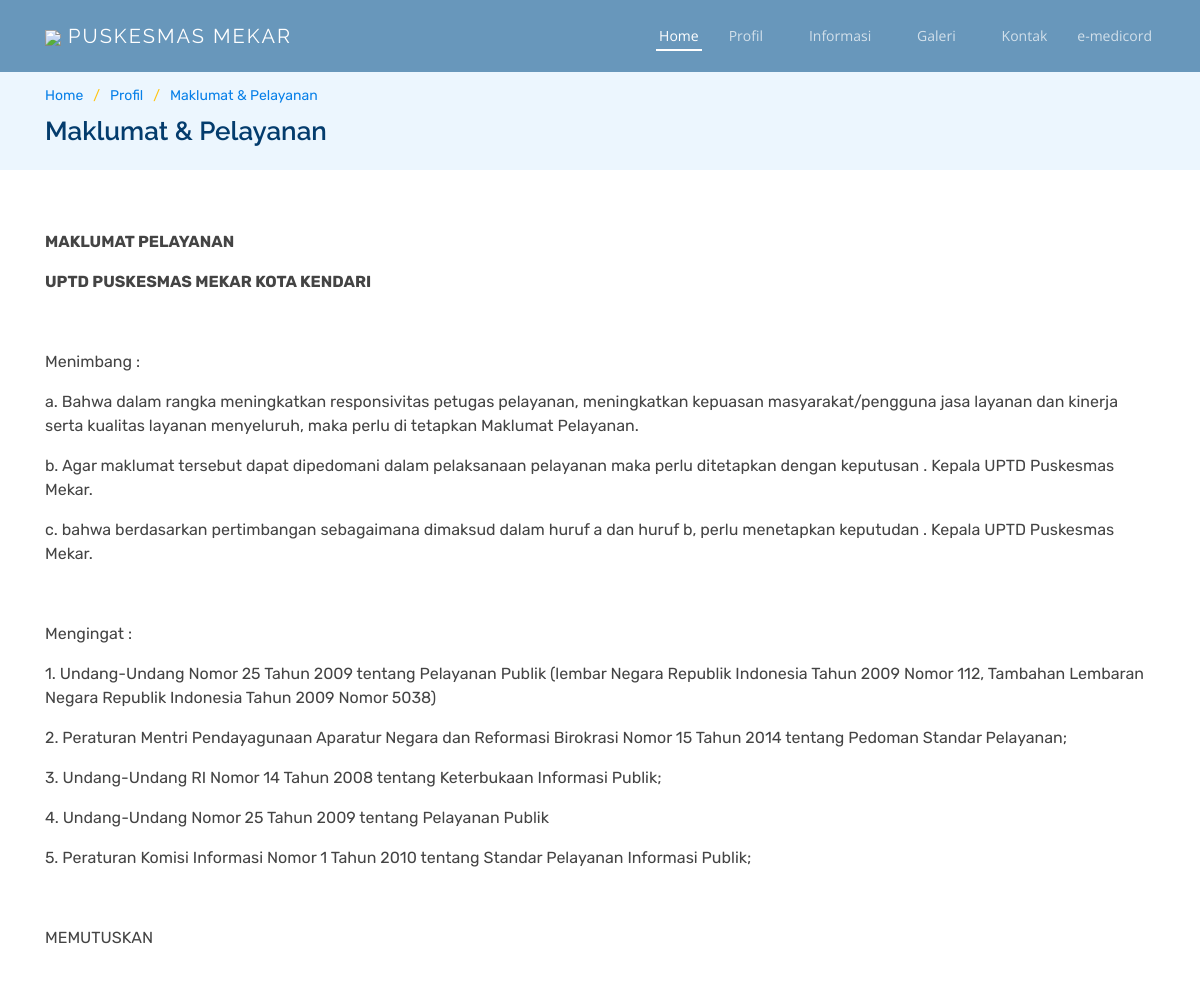
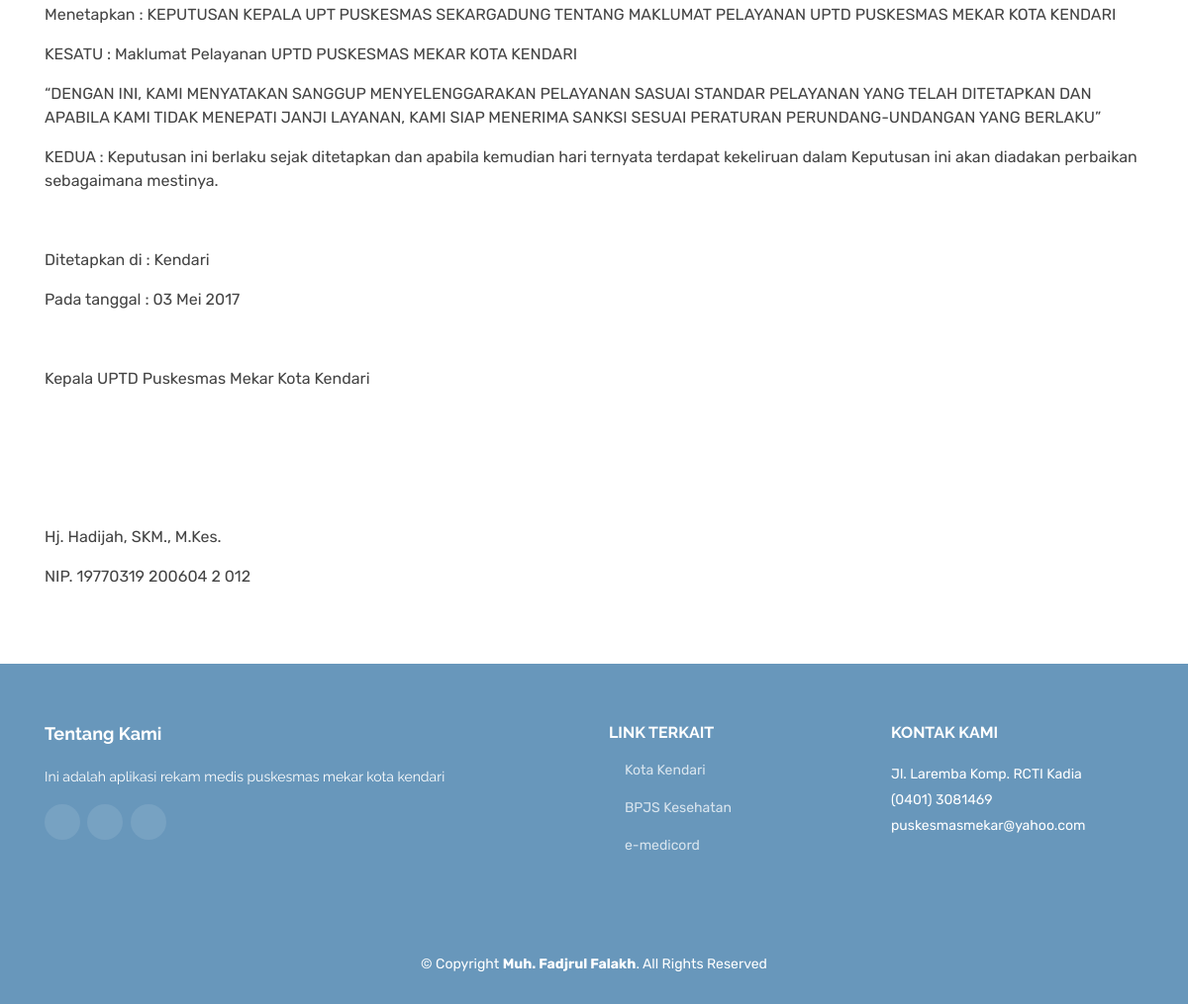
/index.php/profil/maklumat_pelayanan, run on the app's committed database (2 pictures, top to bottom).
### tables this page shows
CREATE TABLE `tbl_web_content` (
  `content_id` int(11) NOT NULL,
  `content_title` varchar(30) NOT NULL,
  `content_text` text NOT NULL,
  `content_image` varchar(50) NOT NULL,
  `content_menu` varchar(30) NOT NULL,
  `createtime` datetime NOT NULL
);

CREATE TABLE `tbl_setting` (
  `setting_id` int(11) NOT NULL,
  `setting_appname` varchar(100) NOT NULL,
  `setting_short_appname` varchar(10) NOT NULL,
  `setting_owner_name` varchar(100) NOT NULL,
  `setting_phone` varchar(30) NOT NULL,
  `setting_email` varchar(100) NOT NULL,
  `setting_address` text NOT NULL,
  `setting_logo` varchar(100) NOT NULL,
  `setting_background` varchar(150) NOT NULL,
  `setting_instagram` varchar(150) NOT NULL,
  `setting_facebook` varchar(150) NOT NULL,
  `setting_youtube` varchar(150) NOT NULL,
  `setting_about` text DEFAULT NULL,
  `setting_key_aes` varchar(300) NOT NULL,
  `setting_key_camellia` varchar(300) NOT NULL,
  `createtime` datetime NOT NULL
);

CREATE TABLE `tbl_web_link` (
  `link_id` int(11) NOT NULL,
  `link_name` varchar(50) NOT NULL,
  `link_url` text NOT NULL,
  `link_image` text NOT NULL,
  `createtime` datetime NOT NULL
);

### application/helpers/site_helper.php (called while the page is built, shortened)
<?php
    if(!function_exists('TemplateLandingPage')){
        function TemplateLandingPage($data, $view, $viewCategory){
            switch($viewCategory){
                default:
                    get_instance()->load->view($view);
                    get_instance()->load->view("landing_page/template/footer");
            }
        }
    }
    if(!function_exists('getSetting')){
        function getSetting(){
            $setting = get_instance()->m_setting->fetch_setting();
            return $setting;
        }
    }
?>

### application/controllers/Profil.php (called while the page is built, shortened)
<?php
class Profil extends CI_Controller {
    public function maklumat_pelayanan(){
		$data['setting']             = getSetting();
		$data['link']                = $this->m_link->read('','','');
		$data['content']             = $this->m_content->get('maklumat');
		$data['news_category']       = $this->m_news_category->read('','','');
		$view         = "landing_page/profil/maklumat";
		$viewCategory = "all";
		TemplateLandingPage($data, $view, $viewCategory);
	}
}

### index.php (called while the page is built, shortened)
<?php
require_once BASEPATH.'core/CodeIgniter.php';

### application/models/M_content.php (called while the page is built, shortened)
<?php
class M_content extends CI_Model {
    public function get($id) {
        $this->db->where('content_menu', $id);
        $query = $this->db->get('tbl_web_content', 1);
        return $query->result();
    }
}
?>

### application/models/M_setting.php (called while the page is built, shortened)
<?php
class M_setting extends CI_Model {
    public function fetch_setting() {
        $this->db->select("*");
        $this->db->from('tbl_setting');
        $this->db->where('setting_id', 1);
        $query = $this->db->get();
        if ($query->num_rows() > 0) {
            foreach ($query->result() as $row) {
                $data[] = $row;
            }
            return $data;
        }
        return false;
    }
}
?>

### application/models/M_link.php (called while the page is built, shortened)
<?php
class M_link extends CI_Model {
    public function read($limit, $start, $key) {
        $this->db->select('*');
        $this->db->from('tbl_web_link');
        $query = $this->db->get();
        if ($query->num_rows() > 0) {
            foreach ($query->result() as $row) {
                $data[] = $row;
            }
            return $data;
        }
        return null;
    }
}
?>

### application/views/landing_page/profil/maklumat.php (the view)
 <section id="breadcrumbs" class="breadcrumbs">
    <div class="container">
        <ol>
            <li><a href="<?php echo site_url('LandingPage')?>">Home</a></li>
            <li><a href="#">Profil</a></li>
            <li><a href="#">Maklumat & Pelayanan</a></li>
        </ol>
        <h2>Maklumat & Pelayanan</h2>
    </div>
</section>
<main id="main">
    <section id="services" class="services">
        <div class="container" data-aos="fade-up">
            <?php echo $content[0]->content_text;?>
        </div>
    </section>
</main>

### application/views/landing_page/template/footer.php (shortened to what this page needs)
        <footer id="footer">
            <div class="footer-top">
                <div class="container">
                    <div class="row">
                        <div class="col-lg-6 col-md-6 footer-info">
                            <h3>Tentang Kami</h3>
                            <p><?php echo $setting[0]->setting_about;?></p>
                            <div class="social-links mt-3">
                                <a href="<?php echo $setting[0]->setting_facebook;?>" class="facebook"><i class="bx bxl-facebook"></i></a>
                                <a href="<?php echo $setting[0]->setting_instagram;?>" class="instagram"><i class="bx bxl-instagram"></i></a>
                                <a href="<?php echo $setting[0]->setting_youtube;?>" class="youtube"><i class="bx bxl-youtube"></i></a>
                            </div>
                        </div>
                        <div class="col-lg-3 col-md-6 footer-links">
                            <h4>Link Terkait</h4>
                            <ul>
                                <?php foreach($link as $l){ ?>
                                <li><i class="bx bx-chevron-right"></i> <a target="_blank" href="<?php echo $l->link_url;?>"><?php echo $l->link_name;?></a></li>
                                <?php }?>
                            </ul>
                        </div>
                        <div class="col-lg-3 col-md-6 footer-contact">
                            <h4>Kontak Kami</h4>
                            <p>
                                <?php echo $setting[0]->setting_address;?> <br>
                                <?php echo $setting[0]->setting_phone;?><br>
                                <?php echo $setting[0]->setting_email;?><br>
                            </p>
                        </div>
                    </div>
                </div>
            </div>
            <div class="container">
                <div class="copyright">
                    &copy; Copyright <strong><span><?php echo $setting[0]->setting_owner_name;?></span></strong>. All Rights Reserved
                </div>
            </div>
        </footer>
	</body>
</html>

### assets/landing_page/css/style.css (style rules this page uses)
body { font-family: "Open Sans", sans-serif; color: #444444; }
a { color: #0880e8; }
h1, h2, h3, h4, h5, h6 { font-family: "Raleway", sans-serif; }
section { padding: 60px 0; overflow: hidden; }
.breadcrumbs { padding: 15px 0; background: #ecf6fe; margin-top: 70px; }
.breadcrumbs h2 { font-size: 26px; font-weight: 600; color: #043c6d; }
.breadcrumbs ol { display: flex; flex-wrap: wrap; list-style: none; padding: 0 0 10px 0; margin: 0; font-size: 14px; }
.breadcrumbs ol li + li { padding-left: 10px; }
.breadcrumbs ol li + li::before { display: inline-block; padding-right: 10px; color: #ffc412; content: "/"; }
#footer { background: #6897bb; padding: 0 0 30px 0; color: #fff; font-size: 14px; }
#footer .footer-top { background: #6897bb; padding: 60px 0 30px 0; }
#footer .footer-top .footer-info { margin-bottom: 30px; }
#footer .footer-top .footer-info h3 { font-size: 18px; margin: 0 0 20px 0; padding: 2px 0 2px 0; line-height: 1; font-weight: 700; }
#footer .footer-top .footer-info p { font-size: 14px; line-height: 24px; margin-bottom: 0; font-family: "Raleway", sans-serif; color: #fff; }
#footer .footer-top .social-links a { font-size: 16px; display: inline-block; background: rgba(255, 255, 255, 0.1); color: #fff; line-height: 1; padding: 10px 0; margin-right: 4px; border-radius: 50%; text-align: center; width: 36px; height: 36px; transition: 0.3s; }
#footer .footer-top h4 { font-size: 16px; font-weight: bold; color: #fff; text-transform: uppercase; position: relative; padding-bottom: 12px; }
#footer .footer-top .footer-links { margin-bottom: 30px; }
#footer .footer-top .footer-links ul { list-style: none; padding: 0; margin: 0; }
#footer .footer-top .footer-links ul i { padding-right: 2px; color: #5db1f9; font-size: 18px; line-height: 1; }
#footer .footer-top .footer-links ul li { padding: 10px 0; display: flex; align-items: center; }
#footer .footer-top .footer-links ul li:first-child { padding-top: 0; }
#footer .footer-top .footer-links ul a { color: rgba(255, 255, 255, 0.75); transition: 0.3s; display: inline-block; line-height: 1; }
#footer .footer-top .footer-contact { margin-bottom: 30px; }
#footer .footer-top .footer-contact p { line-height: 26px; }
#footer .copyright { text-align: center; padding-top: 30px; }

### application/views/landing_page/template/header.php (style rules this page uses)
.fontRubik { font-family: 'Rubik', sans-serif; }

### data on the page
tbl_web_content: content_text "MAKLUMAT PELAYANAN UPTD PUSKESMAS MEKAR KOTA KENDARI Menimbang : a. Bahwa dalam rangka meningkatkan responsivitas petugas pelayanan, meningkatkan kepuasan masyarakat/pengguna jasa layanan dan kinerja serta kualitas layanan menyeluruh, maka perlu di tetapkan Maklumat Pelayanan. b. Agar maklumat tersebut dapat dipedomani dalam pelaksanaan pelayanan maka perlu ditetapkan dengan keputusan . Kepala UPTD Puskesmas Mekar. c. bahwa berdasarkan pertimbangan sebagaimana dimaksud dalam huruf a dan huruf b, perlu menetapkan keputudan . Kepala UPTD Puskesmas Mekar. Mengingat : 1. Undang-Undang Nomor 25 Tahun 2009 tentang Pelayanan Publik (lembar Negara Republik Indonesia Tahun 2009 Nomor 112, Tambahan…"
tbl_setting: setting_about "Ini adalah aplikasi rekam medis puskesmas mekar kota kendari", setting_address "Jl. Laremba Komp. RCTI Kadia", setting_phone "(0401) 3081469", setting_email "puskesmasmekar@yahoo.com", setting_owner_name "Muh. Fadjrul Falakh"
tbl_web_link: link_name "Kota Kendari"
tbl_web_link: link_name "BPJS Kesehatan"
tbl_web_link: link_name "e-medicord"
